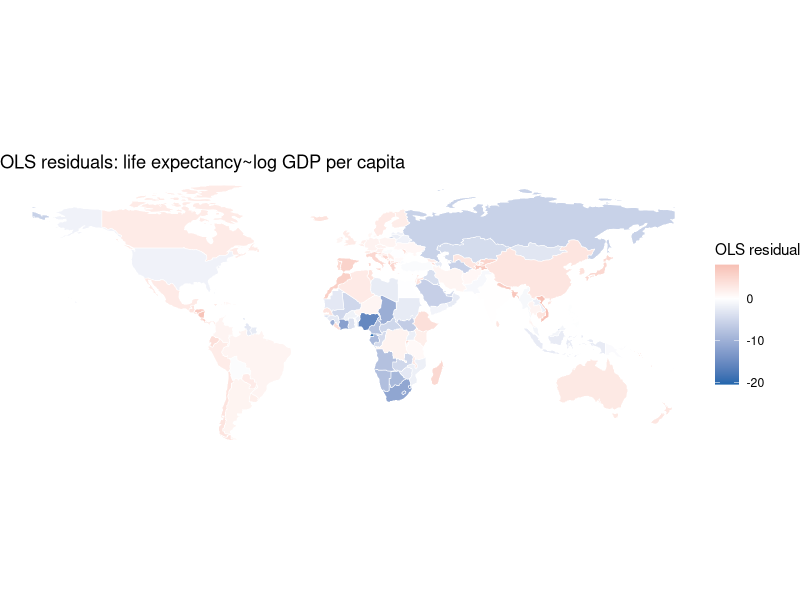

Reproduce this figure in R.
library(sf)
library(spData)
install.packages("spdep")
library(spdep)
install.packages("spatialreg")
library(spatialreg)
data(world)

# IN-CLASS
## PROBLEM 1: SETUP AND OLS BASELINE
## 1.1.a: Load the world dataset. Remove rows with missing gdpPercap or lifeExp, and remove Antarctica. 
world=world[!is.na(world$gdpPercap)&!is.na(world$lifeExp),]
world=world[world$continent!="Antarctica",]
## How many observations remain?
nrow(world)
## ANSWERS/COMMENT: There are 160 observations remaining.
## Log-transform gdpPercap and store it as a new column.
world$log_gdp=log(world$gdpPercap)
## In a comment, report the number of remaining observations and explain why we log-transform GDP per capita. 
## Recall the discussion of skewed distributions and log transformations from earlier in the course.
### ANSWER/COMMENT:

## 1.1.b: Fit an OLS regression of life expectancy (lifeExp) on log GDP per capita. 
ols_fit=lm(lifeExp~log_gdp, data=world)
summary(ols_fit)
## In a comment, report the estimated coefficient on log_gdp. What does it mean substantively?
### ANSWER/COMMENT: The estimated coefficient is 5.5403. 
## Is it statistically significant? 
## ANSWER/COMMENT: Yes, the p-value is 2.67e-10 with 3 stars - it is statistically significantly at the 0.001 level.
## What is the R2?
### ANSWER/COMMENT: The R2 is 0.6472.

##1.1.c: Save the OLS residuals and map them.
world$ols_resid=residuals(ols_fit)

library(ggplot2)
ggplot(world)+
  geom_sf(aes(fill=ols_resid), color="white", linewidth=0.2)+
  scale_fill_gradient2(low="#2166ac", mid="white", high="#d6604d", midpoint=0, name="OLS residual")+
  theme_void()+
  labs(title="OLS residuals: life expectancy~log GDP per capita")

## trying to predict life expectancy based on income per capita. residuals are prediction error. there are a negative prediction error: underpredicting africa, people in africa live longer than we predict. ppeople in africa are living less than they should based on their income. 

## 1.2: SPATIAL WEIGHTS MATRIX
## 1.2.a: Create a queen contiguity neighborhood and row-standardized spatial weights. Recall from class and previous assignment that queen contiguity defines neighbors as any polygon sharing at least one point:
nb=poly2nb(world,queen=TRUE)
listw=nb2listw(nb, style="W", zero.policy=TRUE)
summary(nb)
## In a comment, report how many countries have 0 neighbors.
### ANSWER/COMMENT: 16 countries have 0 neighbors.
## Explain why some countries have no neighbors in a contiguity-based weights matrix.

## 1.2.b: MORAN TEST
moran.test(world$ols_resid, listw=listw, zero.policy=TRUE)
## In a comment, report the Moran's I statistic and p-value. 
### ANSWER/COMMENT: The I statistic is 0.4374 (positive - there is clustering) and the p-value is 8.054e-12.
## Is there statistically significant spatial autocorrelation in the residuals?
### ANSWER/COMMENT: Yes, there is a statistically significant spatial autocorrelation in the residuals.
## What does this imply for OLS - specifically what assumption of OLS is being violated?
### ANSWER/COMMENT: OLS assumes IID, that observations are independently and identically distributed. 

## PROBLEM 1.3: LAGRANGE MULTIPLIER TESTS
### Recall from class that when Moran's I on residuals is significant, we face a choice: use the Spatial Error Model (SEM) or the Spatial Lag Model (SLM)? The Lagrange Multiplier (LM) tests help guide this decision. 
### Run all four tests at once:
lm_tests=lm.RStests(ols_fit, listw=listw, test=c("LMerr", "LMlag", "RLMerr", "RLMlag"), zero.policy=TRUE)

## 1.3.a: Report the test statistics and p-values for LMerr and LMlag. Are both significant?
lm_tests
### ANSWER: The test statistic for LMerr is 52.17 with a p-value of 5.089e-13. The test statistic for LMlag is 0.061576 with a p-value of 0.804. The only one that is statistically significant is therefore LMerr.
## In a comment, recall from class what each of these tests is checking: LMerr tests for spatial dependence in the error term, while LMlag tests for a spatially lagged dependent variable.
### ANSWER/COMMENT: LMerr tests whether there is spatial dependence in the error term, while LMlag tests whether a spatially lagged dependent variable belongs in the model. When both tests are significant, this means that both types of spatial dependence appear to be present in some form when tested individually. In this case, we turn to robust versions to discriminate.
## 1.3.b: Report the robust versions RLMerr and RMlag. These tests control for the presence of the other type of dependence. 
### ANSWER/COMMENT: The RLMerr test statistic is 54.306 with a p-value of 1.716e-13. The RMlag test statistic is 2.1973 with a p-value of 0.1383. 
## Which is more significant?
### ANSWER/COMMENT: In class our decision was to choose the model whose robustness test is more significant. Here, the RLMerr has a more significant p-value, so we will choose this one, meaning that we opt for the SEM model. 

## PROBLEM 1.4: SPATIAL ERROR MODEL (SEM)
## Based on the diagnostics above, fit the SEM using errorsarlm from sdedp
sem_fit=errorsarlm(lifeExp~log_gdp, data=world, listw=listw, zero.policy = TRUE)
summary(sem_fit)
## 1.4.a.: Report the estimated coefficient on log_gdp from the SEM and compare it to the OLS estimate.
### ANSWER/COMMENT: The estimated coefficient on log_gdp is 3.95785.
## Has the coefficient changed much? 
### ANSWER/COMMENT: Yes, the coefficient on log_gdp has gone down by about 1.5 points. This is because with SEM, the error-structure correction absorbs spatial confounding.
## Report the lambda parameter and its p-value. 
### ANSWER/COMMENT: The lambda paramter is 0.76254 with a p-value of less than 2.22e-16. 
## Is it statistically significant?
### ANSWER/COMMENT: Yes, this is statistically significant at the p<0.001 level.

## 1.4.b: In a comment (2-3 sentences), explain what lambda represents in the SEM. Recall from class: the SEM says u=lambdaWu+Epsilon, meaning the error at each unit is partly a function of the neighbors' errors. If lambda>0 and is significant, what does this tell us about the structure of the unmeasured factors driving life expectancy?
### ANSWER/COMMENT: In the SEM, lambda represents the spatial autoregressive process in the disturbances (u=lambdaWu+Epsilon). A positive and significant lambda means that the unmeasured factors driving life expectancy (in this case) are spatially correlated. That is, ommitted variables such as regional disease environments, cultural practices around healtjcare, or cross-border health infrastructure are themselves geographically clustered. The SEM filters this spatial correlation out of the residuals without positing that life expectancy itself directly diffuses across borders.

## 1.4.c: Check whether the SEM has removed the spatial autocorrelation from the residuals. Save the SEM residuals and run Moran's test again:
world$sem_resid=residuals(sem_fit)



moran.test(world$sem_resid, listw=listw, zero.policy=TRUE)
## In a comment, compare this result to the Moran's I on the OLS residuals from question 1.2.b. Has the spatial autocorrelation been removed or substantially reduced?
### ANSWER/COMMENT: The I statistic here reduced substantially from the OLS residuals in question 1.2.b. This means the spatial autocorrelation has been substantially reduced, making the test statistic much closer to zero and the p-value insiginficant. This indicates that the spatial error correction has absorbed most of the geographic clustering that OLS left behind in its residuals. 

## PROBLEM 1.5: DISTANCE-BASED WEIGHTS: AN ALTERNATIVE NEIGHBORHOOD
## So far we have used QUEEN CONTIGUITY to define neighbors: two countries are neighbors if their polygons share at lease one point. But this misses island nations entirely and treats all shared-border pairs as equally connected regardless of distance. An alternative is to define neighbors based on geographic proximity: two countries are neighbors if the distance between their centroids is below a threshold.
## 1.5.a: Compute the centroids of every country and build a distance-based neighborhood in which two countries are neighbors if their centroids are within 300km of each other. Use the following code:
coords=st_centroid(st_geometry(world))   
nb_dist=dnearneigh(coords, d1=0, d2=300)
summary(nb_dist)
## NOTE ON DISTANCES AND PROJECTIONS: Earlier in the course we said that computing distances requires projecting to a planar CRS (e.g. UTM). That advice applies applies when you work within a limited area where a single projection is accurate. Here we have a global dataset: no single planar projection preserves distances everywhere on Earth. The function dnearneigh handles this automatically: when it receives an sf object with a geographic CRS (WGS84), it computes great-circles distances on the ellipsoid, which are accurate worldwide. The 300 km threshold is therefore interpreted in km without needing to project. 
## In a comment, compare this neighborhood to the queen contiguity one from question 1.2.a.
## How many countries now have zero neighbors? 
### ANSWER/COMMENT:
## Is this number higher or lower than before?
### ANSWER/COMMENT:
## Why might that be?
### ANSWER/COMMENT:

## 1.5.b: Create row-standardized weights from the distance-based neighborhood and fit a SEM using the same formula (lifeExp ~ log_gdp):
listw_dist=nb2listw(nb_dist, style="W", zero.policy = TRUE)
sem_dist=errorsarlm(lifeExp~log_gdp, data=world, listw=listw_dist, zero.policy=TRUE)
summary(sem_dist)
## In a comment, report predicted lambda and its p-value. Compare the log_gdp coefficient and predicted lambda from this model to the contiguity-based SEM in question 1.4.a. Are the results substantially different? What does this tell you about the sensitivity of spatial models to the definition of the neighborhood?

## 1.4.c.: Run Moran's I on the residuals of this distance-based SEM (using listwdist). In a comment, does this model also succeed in removing spatial autocorrelation from the residuals? Compare to your answer in 1.4.c.
### ANSWER/COMMENT:

# PART 2: TAKE-HOME (SPATIAL LAG MODEL AND MODEL COMPARISON)
## 2.1 SPATIAL LAG MODEL
## The Spatial Lag Model (also called the Spatial Autoregressive model, or SAR) posits that the outcome itself diffuses across space: y=pWy+XBeta+Epsilon. Fit it using lagsarlm from spatialreg with the same formula, data, and weights as the SEM.
slm_fit=lagsarlm(lifeExp~log_gdp, data=world, listw=listw, zero.policy=TRUE)
## 2.1.a: Report the estimated rho parameter and its p-value and report the coefficient on log_gdp. Is p statistically significant?
summary(slm_fit)
### ANSWER/COMMENT: The estimated rho parameter is -0.0042561, the p-value is 0.805. The coefficient on log_gdp is 5.54820. The p is NOT statistically significant at the reported level. 

## 2.1.b: In a comment (2-3 sentences), interpet predicted p. Recall from class that the SLM captures genuine spatial diffusion: the outcome of unit i is partly determined by its neighbors' outcomes. If predicted p>0, what does this mean about the relationship between a country's life expectancy and its neighbors' life expectancy? 
### ANSWER/COMMENT: Rho signifies the spatial spillover effect, i.e., how much the life expectancy of one country is influenced by the life expectancy of another neighboring country. When the rho is low and the p-value statistically insignificant, there is no significant spatial lag effect. Here, the p-value is not significant. 

## 2.1.c: In a comment, explain why the coefficient on log_gdp in the SLM output is NOT the marginal effect of GDP on life expectancy. Recall from class: solving y=pWy+XB+E for y gives y=(I-pW)^-1(XB+E). What does this equilibrium matrix (I-pW)^-1 imply for how a change in xi propagates through the network?
### ANSWER/COMMENT: In the SLM, the presence of a spatial lag means that the y appears on both sides of the equation. The coefficient on log_gdp is the "pre-spatial" or direct internal impact, which does NOT account for spatial spillovers. Y is determined simultaneously across the map, a change in X causes a chain reaction through the spatial weights matrix. The (I-rhoW)^-1 matrix represents a spatial multiplicities effect in which a change in one country's GDP propagates through tr weights matrix W, affecting neighbors, neighbors-of-neighbors and so on. Additional steps need to be taken in order to account for marginal effects.

## PROBLEM 2.2 DIRECT AND INDIRECT EFFECTS:
## 2.2.a: Compute the equilibrium direct and indirect effects using the impacts function, passing the SLM fit and the spatial weights. Use R = 500 for simulation-based standard errors (and set a seed for reproducibility). 
set.seed(123)
imp=impacts(slm_fit, listw=listw, R=500)
print(imp$res)
## In a comment, report the direct effect, the indirect effect, and the total effect of log_gdp. How does the direct effect compare to the raw log_gdp coefficient from the SLM output and to the OLS coefficient?
### ANSWER/COMMENT: The direct effect is 5.548223. The indirect effect is -0.02353893. The total effect is 5.524685. The direct effect is almost the same as the raw SLM and OLS coefficients.

## 2.2.b: In a comment (2-3 sentences), explain the substantive meaning of the indirect effect. Recall from class: the indirect effect captures the spillover from unit i's x to all other units' y, after the spatial feedback loop reaches equilibrium. If log_GDP per capita in Country A increases by 1 unit, what does the indirect effect say about life expectancy in neighboring countries?
### ANSWER/COMMENT: The indirect effect reflects the spatial spillover; here, it suggests that an increase in log GDP per capita of country A by 1 unit will indirectly decrease the life expectancy of a neighboring country by 0.02 units. However, because this pvalue is so insignificant, the countries' wealth does not have a manginful spillover impact on other countries in this dataset. 

## 2.2.c: The total effect is larger than the direct effect. In a comment, explain whether this is an expected feature of the SLM. Under what conditions would the indirect effect be larger or smaller? (Hint: think about what happens to the spillover term as p approaches 0 versus as p grows larger.)
### ANSWER/COMMENT: Typically in an SLM, the total effect is larger than the direct effect because it includes both the direct effect and the indirect spillover effects through the spatial network. Here, though, the negative INDIRECT effect results in the opposite. When rho approaches 0, the indirect effect vanishes. When it approaches 1, the indirect effect grows exponentially because of the spatial multiplicities. 

## PROBLEM 2.3: MODEL COMPARISON
## 2.3.a: Compare OLS, SEM, and SLM using AIC. Lower AIC indicates better fit, penalized for model complexity. In a comment, report the three AIC values. Which model has the lowest AIC? Does this agree with your LM-test-based model choice in question 1.3b?
AIC(ols_fit, sem_fit, slm_fit)
### ANSWER/COMMENT: The AIC for the OLS_fit is 965.9880, for the sem_fit is 894.7021, and for the slm_fit 967.9270. The sem_fit therefore has the lowest AIC model. Looking at the LM-test-based model choice in question 1.3.b, this does align with our choice of the SEM model. 

## 2.3.b: Write a short summary paragraph as a comment in your R script. 
### ANSWER/COMMENT: The highly significant Moran's I test shows that in the OLS residuals there was spatial autocorrelation. This indicates that countries with similar life expectancy are clustered geographically. Based on the LM tests, the best spatial model is the SEM because the robust LM error statistic was significant. The Robust LM-Lag was insignificant. This suggests that spatial dependence lies in the omitted variables rather than a direct lag of the dependent variable. As the coefficient for logGDP stayed consistent across the three models, we can suggest that wealth is a robust predictor of life expectancy regardless of spatial specification. The SLM results showed an insignificant rho and a near-zero indirect effect, which implies that there is little evidence of life expectancy spillover across borders after a country's own GDP is accounted for. Queen contiguity (which weights for country level data)'s major limitation is that it ignores geographic closeness between countries that are separated by small bodies of water. It treats these countries as if they have no neighbors.  

## 2.4 EXTENSION: SPATIAL DURBIN MODEL (OPTIONAL/BONUS)
## The Spatial Durbin Model (SDM) nests both SEM and SLM by including a spatially lagged dependent variable AND spatially lagged covariates. It is estimated with lagsarlm by adding the Durbin = TRUE argument.
## 2.4.a.: Fit the SDM. 
sdm_fit=lagsarlm(lifeExp~log_gdp, data=world, listw=listw, Durbin=TRUE, zero.policy=TRUE)
## Inspect the output: you will see a coefficient for log gdp and a separate coefficient for lag.log gdp (the spatially lagged version, W×log gdp).
summary(sdm_fit)
## Is lag.log_gdp statistically significant? In a comment, explain what a significant lag.log_gdp coefficient would mean substantively: does it suggest that a neighbor's GDP predicts a country's life expectancy, beyond what the country's own GDP already explains?
### ANSWER/COMMENT: The coefficient on lag.log_gdp is -3.82746 and it is indeed statistically significant at the p<0.001 level, indicating that the GDP per capita of neighboring countries has an additional effect on a country's life expectancy beyond its own GDP.

## 2.4.b: Compare the AIC of the SDM to those of the SEM and SLM from question 2.3.a. In a comment, is the added complexity of the SDM (one extra paramter) justified by the improvement in fit? Use the AIC values to support your answer.
AIC(sem_fit, slm_fit, sdm_fit)
### ANSWER/COMMENT: The AIC for the sem is 894.7021, 967.9270 for the slm, and 939.8333 for sdm, so the sem has the lowest AIC. The difference between the SEM and the SDM is so substantial that it does not justify the added complexity of the SDM. The SEM is still the best model.    
